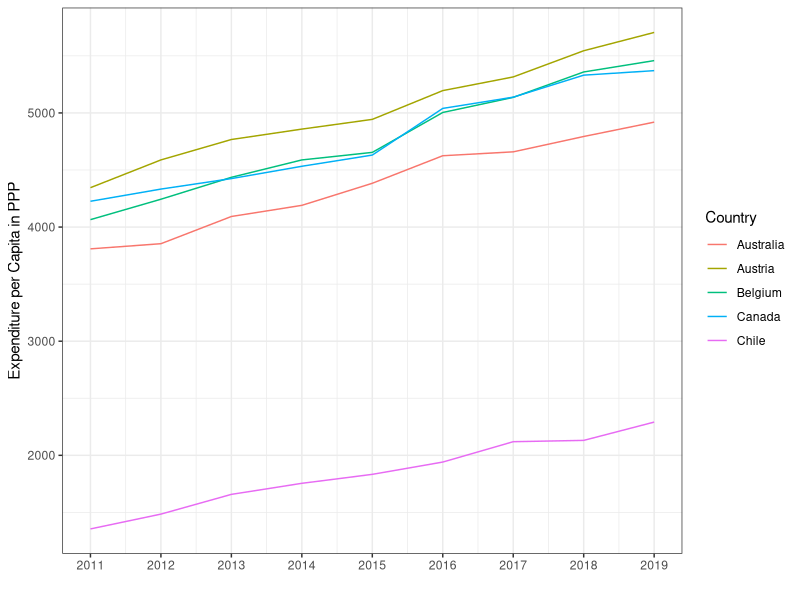
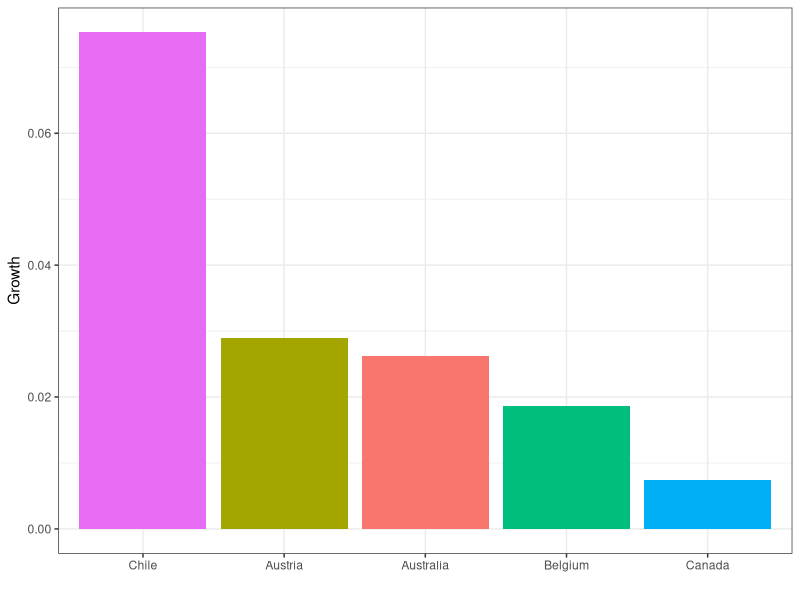

These charts were generated, in order, by the following R code:
## ---- chunk 1
library(readxl)
library(tidyverse)
## ---- chunk 2
data1 <- data.frame(
  company = c("Apple", "Google", "Microsoft"),
  revenue = c(200, 100, 150),
  stringsAsFactors = FALSE
)

print(data1)
## ---- chunk 3
data2 <- data.frame(
  company = c("Apple", "Google", "Tesla"),
  profit = c(150, 75, 120),
  stringsAsFactors = FALSE
)

print(data2)
## ---- chunk 4
merged_data <- merge(data1, data2, by = "company")

merged_data
## ---- chunk 5
merged_data_full <- full_join(data1, data2, by = "company")

merged_data_full
## ---- chunk 6
merged_data_inner <- inner_join(data1, data2, by = "company")

merged_data_inner
## ---- chunk 7
merged_data_left <- left_join(data1, data2, by = "company")

merged_data_left
## ---- chunk 8
merged_data_right <- right_join(data1, data2, by = "company")

merged_data_right
## ---- chunk 9
merged_data_anti1 <- anti_join(data1, data2, by = "company")

merged_data_anti1
## ---- chunk 10
merged_data_anti2 <- anti_join(data2, data1, by = "company")

merged_data_anti2
## ---- chunk 11
merged_data_semi1 <- semi_join(data1, data2, by = "company")

merged_data_semi1
## ---- chunk 12
merged_data_semi2 <- semi_join(data2, data1, by = "company")

merged_data_semi2
## ---- chunk 13
data2a <- data2 %>%
  arrange(-profit)

data2a
## ---- chunk 14
bound_data1 <- cbind(data1, data2a)

bound_data1
## ---- chunk 15
data1a <- data.frame(
  company = c("Netflix"),
  revenue = c(75),
  stringsAsFactors = FALSE
)

data1a
## ---- chunk 16
bound_data2 <- rbind(data1a, data1)

bound_data2
## ---- chunk 17
expenditure <- read_excel(
  path = "data/OECD-Health-Statistics-2021-Frequently-Requested-Data.xls",
  sheet = "Curr exp, per capita US$PPP",
  skip = 3
) %>%
  # Skip the last 6 rows
  filter(row_number() <= n() - 6) %>%
  # Remove the columns "...53" and "2019...54"
  select(-`...53`, -`2019...54`) %>%
  rename(country = "...1",
         `2019` = "2019...51") %>%
  select(country, `2011`:`2019`) %>%
  # Sort the data alphabetically by country
  arrange(country) %>%
  # slice(1:5)
  slice_head(n = 5)

# head(expenditure, n = 10)
expenditure
## ---- chunk 18
expenditure_long <- expenditure %>%
  pivot_longer(
    cols = `2011`:`2019`,
    names_to = "year",
    values_to = "expenditure"
  )

head(expenditure_long)
## ---- chunk 19
expenditure_long %>%
  ggplot(mapping = aes(x = as.integer(year), y = expenditure)) +
  geom_line(mapping = aes(color = country)) +
  scale_x_continuous(breaks = seq(from = 2011, to = 2019, by = 1)) +
  labs(
    x = "",
    y = "Expenditure per Capita in PPP",
    color = "Country"
  ) +
  theme_bw()
## ---- chunk 20
expenditure_wide <- expenditure_long %>%
  filter(year %in% c(2018, 2019))

head(expenditure_wide)
## ---- chunk 21
expenditure_wide <- expenditure_wide %>%
  pivot_wider(
    names_from = year,
    values_from = expenditure
  )

expenditure_wide
## ---- chunk 22
expenditure_wide <- expenditure_wide %>%
  mutate(growth = (`2019` - `2018`) / `2018`)

expenditure_wide
## ---- chunk 23
expenditure_wide %>%
  ggplot(mapping = aes(x = reorder(country, -growth), y = growth)) +
  geom_col(mapping = aes(fill = country)) +
  labs(
    x = "",
    y = "Growth",
    fill = ""
  ) +
  guides(
    fill = "none"
  ) +
  theme_bw()
